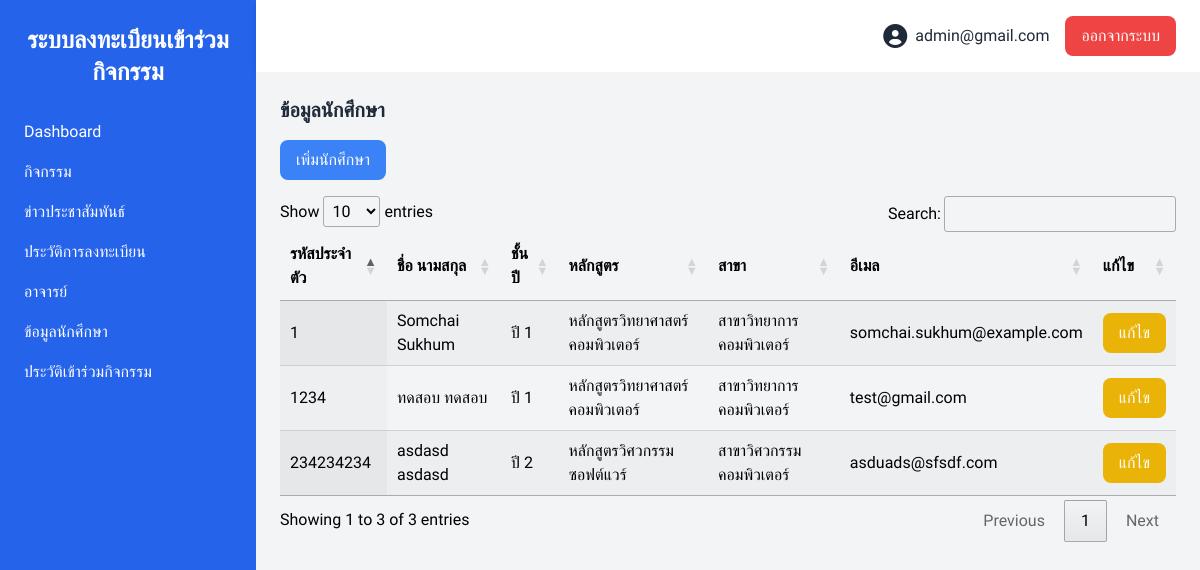
/admin_stu.php (signed in), run on the app's committed database.
### tables this page shows
CREATE TABLE `users` (
  `id` int(11) NOT NULL,
  `student_id` varchar(50) NOT NULL,
  `first_name` varchar(50) NOT NULL,
  `last_name` varchar(50) NOT NULL,
  `email` varchar(255) NOT NULL,
  `password` varchar(255) NOT NULL,
  `role` enum('student','teacher','admin') NOT NULL DEFAULT 'student',
  `year_id` int(11) DEFAULT NULL,
  `program_id` int(11) DEFAULT NULL,
  `branch_id` int(11) DEFAULT NULL,
  `created_at` timestamp NOT NULL DEFAULT current_timestamp(),
  `updated_at` timestamp NOT NULL DEFAULT current_timestamp() ON UPDATE current_timestamp()
);

CREATE TABLE `years` (
  `id` int(11) NOT NULL,
  `year_name` varchar(50) NOT NULL
);

CREATE TABLE `programs` (
  `id` int(11) NOT NULL,
  `program_name` varchar(100) NOT NULL
);

CREATE TABLE `departments` (
  `id` int(11) NOT NULL,
  `department_name` varchar(100) NOT NULL
);

### admin_stu.php (the view, shortened to what this page needs)
<?php
include('db_connection.php');
$sql = "SELECT users.*,years.year_name,programs.program_name,departments.department_name
 FROM users
 LEFT JOIN years ON users.year_id = years.id
 LEFT JOIN programs ON users.program_id = programs.id
 LEFT JOIN departments ON users.branch_id = departments.id
 WHERE users.role ='student'
";
$result = $conn->query($sql);
?>
<!DOCTYPE html>
<html lang="en">
<head>
    <link href="https://cdnjs.cloudflare.com/ajax/libs/font-awesome/6.0.0-beta3/css/all.min.css" rel="stylesheet">
    <link rel="stylesheet" href="https://cdn.datatables.net/1.11.5/css/jquery.dataTables.min.css">
    <script src="https://cdn.tailwindcss.com"></script>
</head>
<body class="bg-gray-100 flex min-h-screen">
    <aside class="w-64 bg-blue-600 text-white flex flex-col">
        <div class="p-6 text-center">
            <h1 class="text-2xl font-bold">ระบบลงทะเบียนเข้าร่วมกิจกรรม</h1>
        </div>
             <?php include('menu.php'); ?>
    </aside>
    <div class="flex-1 flex flex-col">
        <?php include('topbar.php'); ?>
        <main class="p-6 bg-gray-100 flex-1">
            <h3 class="text-xl font-bold text-gray-800 mb-4">ข้อมูลนักศึกษา</h3>
            <button class="bg-blue-500 text-white px-4 py-2 rounded-lg mb-4" onclick="window.location.href='add_student.php'">เพิ่มนักศึกษา</button>
            <table id="studentTable" class="display w-full">
                <thead>
                    <tr>
                        <th>รหัสประจำตัว</th>
                        <th>ชื่อ นามสกุล</th>
                        <th>ชั้นปี</th>
                        <th>หลักสูตร</th>
                        <th>สาขา</th>
                        <th>อีเมล</th>
                        <th>แก้ไข</th>
                    </tr>
                </thead>
                <tbody>
                    <?php
                    if ($result->num_rows > 0) {
                        while ($row = $result->fetch_assoc()) {
                            echo "<tr>
                                    <td>{$row['student_id']}</td>
                                    <td>{$row['first_name']} {$row['last_name']}</td>
                                    <td>{$row['year_name']}</td>
                                    <td>{$row['program_name']}</td>
                                    <td>{$row['department_name']}</td>
                                    <td>{$row['email']}</td>
                                    <td>
                                        <button class='bg-yellow-500 text-white px-4 py-2 rounded-lg' onclick='editStu({$row['id']})'>แก้ไข</button>
                                    </td>
                                </tr>";
                        }
                    } else {
                        echo "<tr><td colspan='10'>ไม่มีข้อมูล</td></tr>";
                    }
                    ?>
                </tbody>
            </table>
        </main>
    </div>
</body>
</html>

### admin_stu.php (style rules this page uses)
body { font-family: 'Prompt', sans-serif; }

### data on the page
users: student "1", first_name "Somchai", last_name "Sukhum", year.year_name "ปี 1", program.program_name "หลักสูตรวิทยาศาสตร์คอมพิวเตอร์", departments.department_name "สาขาวิทยาการคอมพิวเตอร์", email "somchai.sukhum@example.com"
users: student "1234", first_name "ทดสอบ", last_name "ทดสอบ", year.year_name "ปี 1", program.program_name "หลักสูตรวิทยาศาสตร์คอมพิวเตอร์", departments.department_name "สาขาวิทยาการคอมพิวเตอร์", email "test@gmail.com"
users: student "234234234", first_name "asdasd", last_name "asdasd", year.year_name "ปี 2", program.program_name "หลักสูตรวิศวกรรมซอฟต์แวร์", departments.department_name "สาขาวิศวกรรมคอมพิวเตอร์", email "asduads@sfsdf.com"

### other printed values
$_SESSION['email'] "admin@gmail.com"
